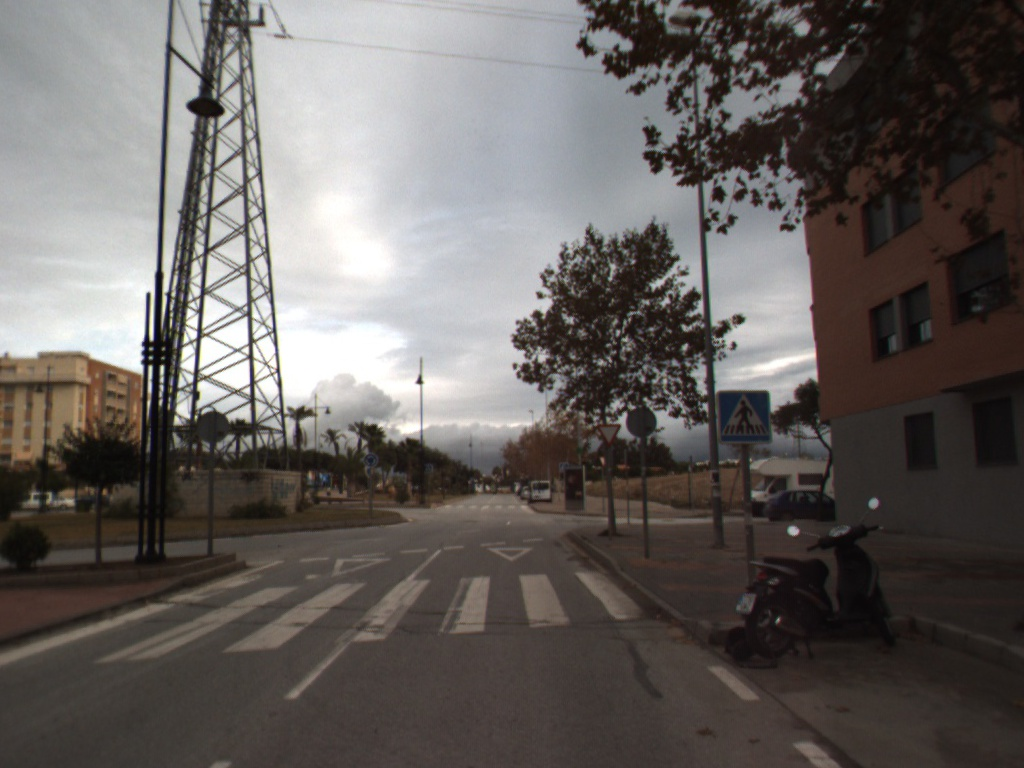
#> input picture mapping/data/images/img_CAMERA1_1261229995.180156_right.jpg, 1024 x 768 px, found by its file name
$ python matchbox.py
#> lines starting #> are read from the running program, lines starting #| are printed output that depends on the picture
#!/usr/bin/env python2
# -*- coding: utf-8 -*-
"""
Created on Thu Apr  2 22:51:06 2020

@author: patricia
"""
import matplotlib.pyplot as plt
import numpy as np
import math

#img = plt.imread("./data/images/img_CAMERA1_1261229993.980124_right.jpg")
img = plt.imread("./data/images/img_CAMERA1_1261229995.180156_right.jpg")
#> img is the input picture: shape (768, 1024, 3); mean R, G, B 101.8, 96.8, 94.1
#img = plt.imread("/home/patricia/Desktop/img_CAMERA1_1261229993.980124_right.jpg")
#img = plt.imread("/home/patricia/Desktop/img_CAMERA1_1261229995.180156_right.jpg")

img = np.flipud(img)
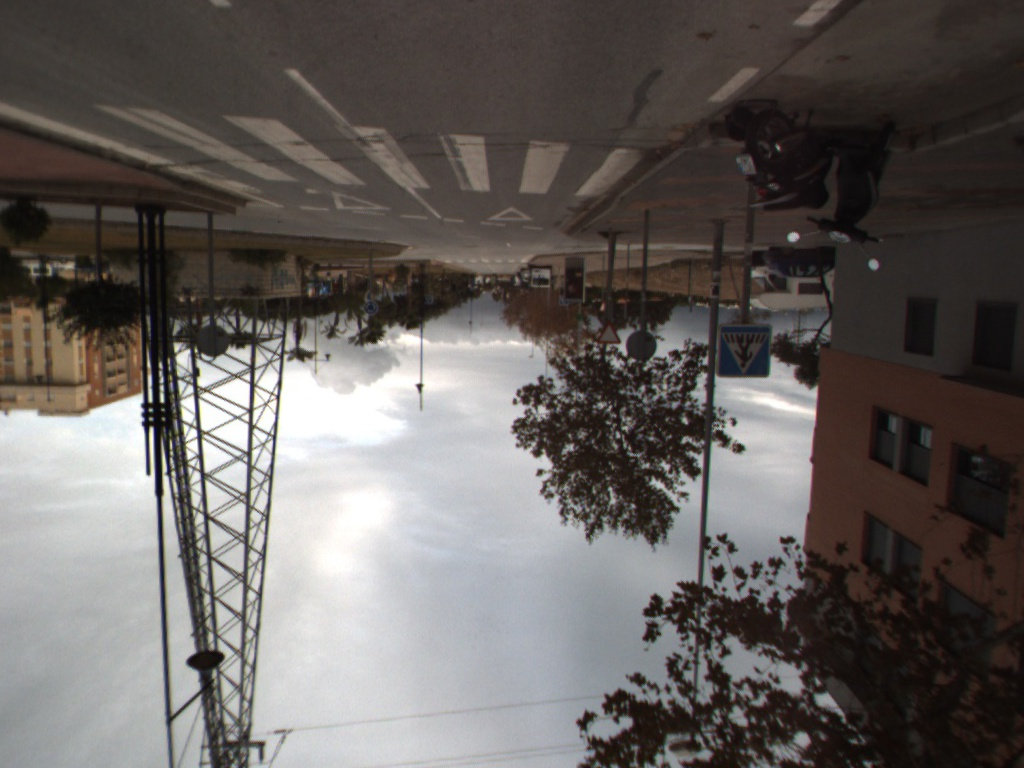
#> img: shape (768, 1024, 3); mean R, G, B 101.8, 96.8, 94.1
#by class
roundabout = np.array([[392,309,405,309,393,297,407,297],
                       [368,313,383,313,368,300,382,300],
                       [365,315,381,315,366,301,380,301],
                       [363,315,379,316,363,302,379,301]])
#                       [357,316,373,317,356,302,372,301]
#                       [346,320,365,320,346,305,364,304]
crossing = np.array([[606,329,632,329,607,303,632,302],
                     [684,362,729,362,685,317,730,317],
                     [698,369,747,370,702,321,749,320],
                     [716,377,768,378,718,325,771,324]])
#                     [773,402,840,403,777,336,844,338]
#                     [890,460,999,460,908,363,1008,364]
giveway = np.array([[566,324,582,323,566,309,583,308],
                    [589,339,612,339,589,321,611,320],
                    [592,341,616,341,592,322,618,322],
                    [597,344,621,344,596,322,621,324]])
#                    [607,347,634,349,606,326,635,325]
#                    [622,358,654,358,622,335,654,335]

#by image
img1 = np.vstack((roundabout[0,:],crossing[0,:],giveway[0,:])) #img_CAMERA1_1261229993.980124_right.jpg
img2 = np.vstack((roundabout[1,:],crossing[1,:],giveway[1,:])) #img_CAMERA1_1261229994.980144_right.jpg
img3 = np.vstack((roundabout[2,:],crossing[2,:],giveway[2,:])) #img_CAMERA1_1261229995.080157_right.jpg
img4 = np.vstack((roundabout[3,:],crossing[3,:],giveway[3,:])) #img_CAMERA1_1261229995.180156_right.jpg


#print(roundabout[0,:])

def centroid(x0,y0,x1,y1,x2,y2,x3,y3):
    x = (x0+x1+x2+x3)/4
    y = (y0+y1+y2+y3)/4
    return np.array([x,y])

def distance(p1,p2): #p = [x,y]
    dist = math.sqrt((p1[0]-p1[1])^2+(p2[0]-p2[1])^2)
    return dist #distance between two points

#test = distance([1,0],[0,1])
#print(test)

def movement(feature): #sequence of calculated centroids
    feature_c = [0 for x in range(2)] #initialize array
    for i in range(0,4):#4 images for now
        x0 = feature[i,0]
        x1 = feature[i,2]
        x2 = feature[i,4]
        x3 = feature[i,6]
        y0 = feature[i,1]
        y1 = feature[i,3]
        y2 = feature[i,5]
        y3 = feature[i,7]
        feature_c = np.vstack([feature_c,centroid(x0,y0,x1,y1,x2,y2,x3,y3)])
    return feature_c #sequence of calculated centroids

def distribution(img):
    c=[0,0]
    for i in range(0,3):
        c = np.vstack([c,centroid(img[i,0],img[i,2],img[i,4],img[i,6],img[i,1],img[i,3],img[i,5],img[i,7])])
    return c #centroid of each feature in a picture

img1_c = distribution(img1)
img2_c = distribution(img2)
img3_c = distribution(img3)
img4_c = distribution(img4)

def match(img_prev,img):
    [num_feat1,dim] = img_prev.shape
    [num_feat2,dim] = img.shape
    pairs = [0,0]
    for i in range(0,num_feat1):
        dist = []
        for j in range(0,num_feat1):
            dist.append(distance(img_prev[i,:],img[j,:]))
        print(dist)
        matched = np.argmin(dist)
        pair = [i,matched] #row of img_prev, row of img
        pairs = np.vstack([pairs,pair])
    print("[col_prev,col]",pairs)
    return pairs

#TODO write a more general function that does this
#use dstack to create feature tensor
test1 = match(img3,img4)
test2 = match(img1,img2)
feat1 = np.vstack([[img1[test1[1,0]],img2[test1[1,1]]],
         [img3[test2[1,0]],img4[test2[1,1]]]]) #reference the second row of pairs
feat2 = np.vstack([[img1[test1[2,0]],img2[test1[2,1]]],
         [img3[test2[2,0]],img4[test2[2,1]]]])
feat3 = np.vstack([[img1[test1[3,0]],img2[test1[3,1]]],
         [img3[test2[3,0]],img4[test2[3,1]]]])


feat1_c = movement(feat1)
feat2_c = movement(feat2)
feat3_c = movement(feat3)

print(feat2)
fig, ax = plt.subplots()
ax.imshow(img)
#plt.plot([feat2[1,0],feat2[1,1]],[feat2[1,3],feat2[1,4]],[feat2[1,5],feat2[1,6]],[feat2[1,7],feat2[1,8]],'r')
plt.plot([feat1_c[1,0],feat1_c[2,0],feat1_c[3,0],feat1_c[4,0]],[feat1_c[1,1],feat1_c[2,1],feat1_c[3,1],feat1_c[4,1]],'y')
plt.plot([feat2_c[1,0],feat2_c[2,0],feat2_c[3,0],feat2_c[4,0]],[feat2_c[1,1],feat2_c[2,1],feat2_c[3,1],feat2_c[4,1]],'r')
plt.plot([feat3_c[1,0],feat3_c[2,0],feat3_c[3,0],feat3_c[4,0]],[feat3_c[1,1],feat3_c[2,1],feat3_c[3,1],feat3_c[4,1]],'c')
plt.xlim(0,1024)
plt.ylim(0,768)
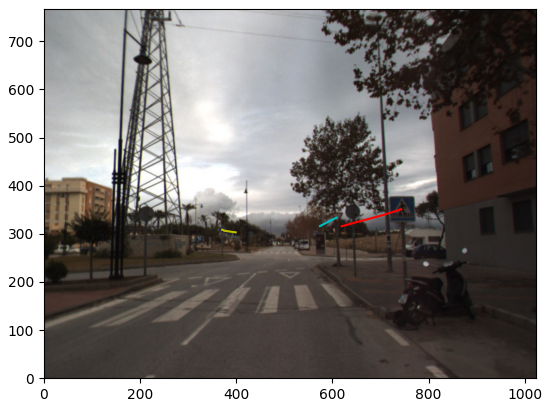
#> figure drawn by matplotlib, 1 panel

$ run again, with mapping/data/images/img_CAMERA1_1261229993.980124_right.jpg copied over mapping/data/images/img_CAMERA1_1261229995.180156_right.jpg
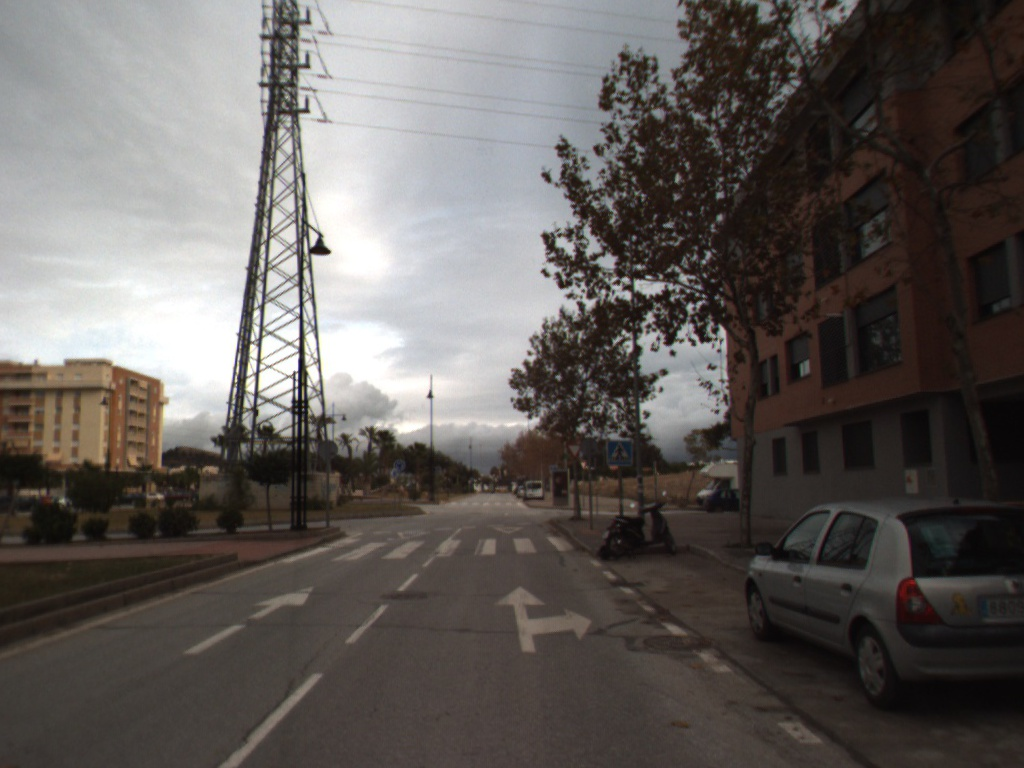
#> input picture mapping/data/images/img_CAMERA1_1261229993.980124_right.jpg, 1024 x 768 px, found by its file name
#> img is the input picture: shape (768, 1024, 3); mean R, G, B 98.3, 93.5, 90.6
#> `img = np.flipud(img)`:
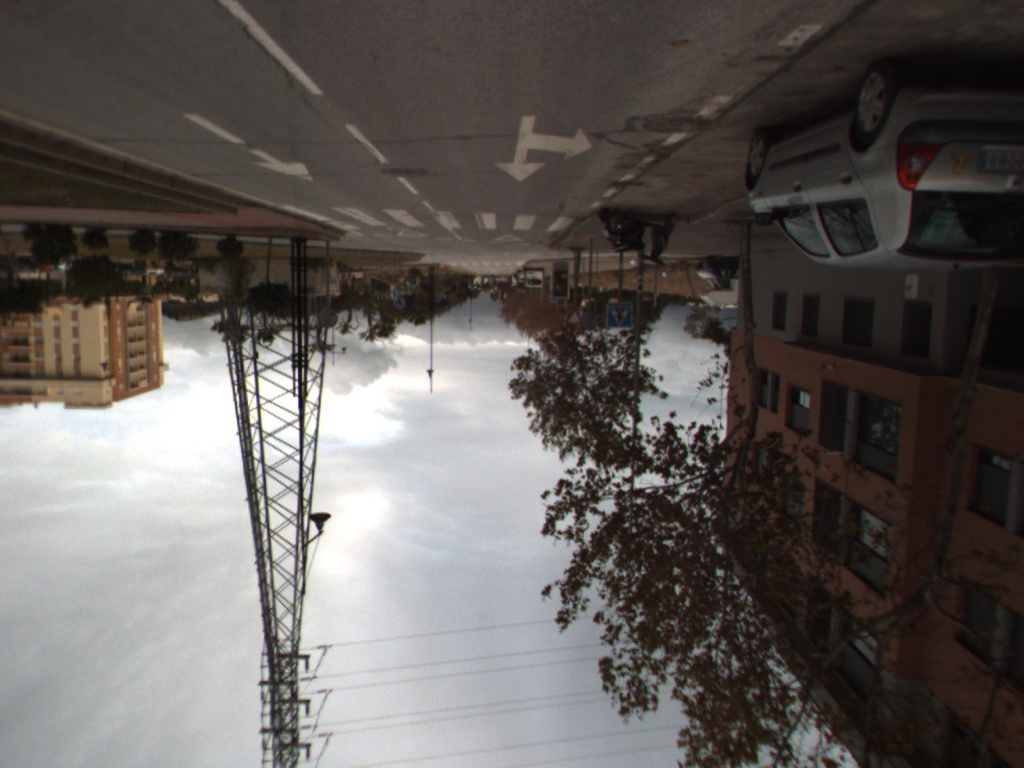
#> img: shape (768, 1024, 3); mean R, G, B 98.3, 93.5, 90.6
#> `plt.ylim(0,768)`:
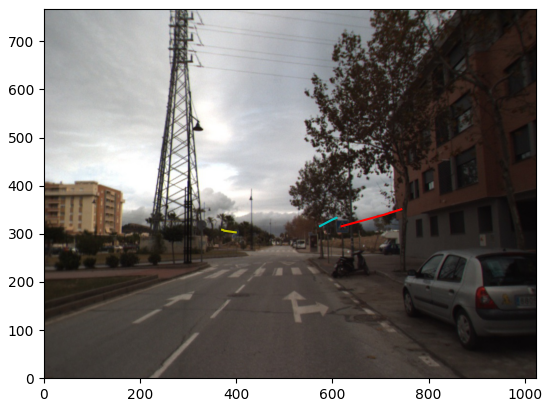
#> figure drawn by matplotlib, 1 panel
